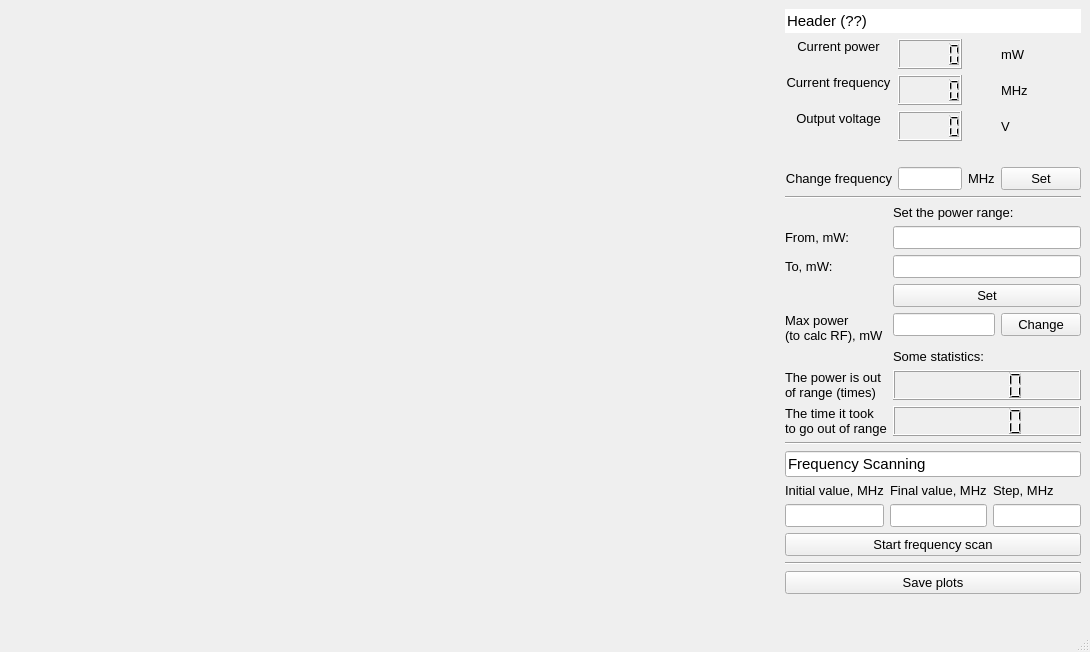
<?xml version="1.0" encoding="UTF-8"?>
<ui version="4.0">
 <class>MainWindow</class>
 <widget class="QMainWindow" name="MainWindow">
  <property name="geometry">
   <rect>
    <x>0</x>
    <y>0</y>
    <width>1019</width>
    <height>652</height>
   </rect>
  </property>
  <property name="font">
   <font>
    <pointsize>10</pointsize>
   </font>
  </property>
  <property name="windowTitle">
   <string>MainWindow</string>
  </property>
  <widget class="QWidget" name="central_widget">
   <layout class="QGridLayout" name="central_grid_layout" columnstretch="2,0">
    <item row="0" column="1" rowspan="2">
     <widget class="QFrame" name="frame">
      <layout class="QVBoxLayout" name="p_vertical_layout">
       <property name="leftMargin">
        <number>0</number>
       </property>
       <property name="topMargin">
        <number>0</number>
       </property>
       <property name="rightMargin">
        <number>0</number>
       </property>
       <property name="bottomMargin">
        <number>0</number>
       </property>
       <item>
        <widget class="QLineEdit" name="title">
         <property name="palette">
          <palette>
           <active>
            <colorrole role="WindowText">
             <brush brushstyle="SolidPattern">
              <color alpha="255">
               <red>0</red>
               <green>0</green>
               <blue>0</blue>
              </color>
             </brush>
            </colorrole>
            <colorrole role="Button">
             <brush brushstyle="SolidPattern">
              <color alpha="255">
               <red>212</red>
               <green>212</green>
               <blue>212</blue>
              </color>
             </brush>
            </colorrole>
            <colorrole role="Light">
             <brush brushstyle="SolidPattern">
              <color alpha="255">
               <red>255</red>
               <green>255</green>
               <blue>255</blue>
              </color>
             </brush>
            </colorrole>
            <colorrole role="Midlight">
             <brush brushstyle="SolidPattern">
              <color alpha="255">
               <red>233</red>
               <green>233</green>
               <blue>233</blue>
              </color>
             </brush>
            </colorrole>
            <colorrole role="Dark">
             <brush brushstyle="SolidPattern">
              <color alpha="255">
               <red>106</red>
               <green>106</green>
               <blue>106</blue>
              </color>
             </brush>
            </colorrole>
            <colorrole role="Mid">
             <brush brushstyle="SolidPattern">
              <color alpha="255">
               <red>141</red>
               <green>141</green>
               <blue>141</blue>
              </color>
             </brush>
            </colorrole>
            <colorrole role="Text">
             <brush brushstyle="SolidPattern">
              <color alpha="255">
               <red>0</red>
               <green>0</green>
               <blue>0</blue>
              </color>
             </brush>
            </colorrole>
            <colorrole role="BrightText">
             <brush brushstyle="SolidPattern">
              <color alpha="255">
               <red>255</red>
               <green>255</green>
               <blue>255</blue>
              </color>
             </brush>
            </colorrole>
            <colorrole role="ButtonText">
             <brush brushstyle="SolidPattern">
              <color alpha="255">
               <red>0</red>
               <green>0</green>
               <blue>0</blue>
              </color>
             </brush>
            </colorrole>
            <colorrole role="Base">
             <brush brushstyle="SolidPattern">
              <color alpha="255">
               <red>255</red>
               <green>255</green>
               <blue>255</blue>
              </color>
             </brush>
            </colorrole>
            <colorrole role="Window">
             <brush brushstyle="SolidPattern">
              <color alpha="255">
               <red>212</red>
               <green>212</green>
               <blue>212</blue>
              </color>
             </brush>
            </colorrole>
            <colorrole role="Shadow">
             <brush brushstyle="SolidPattern">
              <color alpha="255">
               <red>0</red>
               <green>0</green>
               <blue>0</blue>
              </color>
             </brush>
            </colorrole>
            <colorrole role="AlternateBase">
             <brush brushstyle="SolidPattern">
              <color alpha="255">
               <red>233</red>
               <green>233</green>
               <blue>233</blue>
              </color>
             </brush>
            </colorrole>
            <colorrole role="ToolTipBase">
             <brush brushstyle="SolidPattern">
              <color alpha="255">
               <red>255</red>
               <green>255</green>
               <blue>220</blue>
              </color>
             </brush>
            </colorrole>
            <colorrole role="ToolTipText">
             <brush brushstyle="SolidPattern">
              <color alpha="255">
               <red>0</red>
               <green>0</green>
               <blue>0</blue>
              </color>
             </brush>
            </colorrole>
           </active>
           <inactive>
            <colorrole role="WindowText">
             <brush brushstyle="SolidPattern">
              <color alpha="255">
               <red>0</red>
               <green>0</green>
               <blue>0</blue>
              </color>
             </brush>
            </colorrole>
            <colorrole role="Button">
             <brush brushstyle="SolidPattern">
              <color alpha="255">
               <red>212</red>
               <green>212</green>
               <blue>212</blue>
              </color>
             </brush>
            </colorrole>
            <colorrole role="Light">
             <brush brushstyle="SolidPattern">
              <color alpha="255">
               <red>255</red>
               <green>255</green>
               <blue>255</blue>
              </color>
             </brush>
            </colorrole>
            <colorrole role="Midlight">
             <brush brushstyle="SolidPattern">
              <color alpha="255">
               <red>233</red>
               <green>233</green>
               <blue>233</blue>
              </color>
             </brush>
            </colorrole>
            <colorrole role="Dark">
             <brush brushstyle="SolidPattern">
              <color alpha="255">
               <red>106</red>
               <green>106</green>
               <blue>106</blue>
              </color>
             </brush>
            </colorrole>
            <colorrole role="Mid">
             <brush brushstyle="SolidPattern">
              <color alpha="255">
               <red>141</red>
               <green>141</green>
               <blue>141</blue>
              </color>
             </brush>
            </colorrole>
            <colorrole role="Text">
             <brush brushstyle="SolidPattern">
              <color alpha="255">
               <red>0</red>
               <green>0</green>
               <blue>0</blue>
              </color>
             </brush>
            </colorrole>
            <colorrole role="BrightText">
             <brush brushstyle="SolidPattern">
              <color alpha="255">
               <red>255</red>
               <green>255</green>
               <blue>255</blue>
              </color>
             </brush>
            </colorrole>
            <colorrole role="ButtonText">
             <brush brushstyle="SolidPattern">
              <color alpha="255">
               <red>0</red>
               <green>0</green>
               <blue>0</blue>
              </color>
             </brush>
            </colorrole>
            <colorrole role="Base">
             <brush brushstyle="SolidPattern">
              <color alpha="255">
               <red>255</red>
               <green>255</green>
               <blue>255</blue>
              </color>
             </brush>
            </colorrole>
            <colorrole role="Window">
             <brush brushstyle="SolidPattern">
              <color alpha="255">
               <red>212</red>
               <green>212</green>
               <blue>212</blue>
              </color>
             </brush>
            </colorrole>
            <colorrole role="Shadow">
             <brush brushstyle="SolidPattern">
              <color alpha="255">
               <red>0</red>
               <green>0</green>
               <blue>0</blue>
              </color>
             </brush>
            </colorrole>
            <colorrole role="AlternateBase">
             <brush brushstyle="SolidPattern">
              <color alpha="255">
               <red>233</red>
               <green>233</green>
               <blue>233</blue>
              </color>
             </brush>
            </colorrole>
            <colorrole role="ToolTipBase">
             <brush brushstyle="SolidPattern">
              <color alpha="255">
               <red>255</red>
               <green>255</green>
               <blue>220</blue>
              </color>
             </brush>
            </colorrole>
            <colorrole role="ToolTipText">
             <brush brushstyle="SolidPattern">
              <color alpha="255">
               <red>0</red>
               <green>0</green>
               <blue>0</blue>
              </color>
             </brush>
            </colorrole>
           </inactive>
           <disabled>
            <colorrole role="WindowText">
             <brush brushstyle="SolidPattern">
              <color alpha="255">
               <red>106</red>
               <green>106</green>
               <blue>106</blue>
              </color>
             </brush>
            </colorrole>
            <colorrole role="Button">
             <brush brushstyle="SolidPattern">
              <color alpha="255">
               <red>212</red>
               <green>212</green>
               <blue>212</blue>
              </color>
             </brush>
            </colorrole>
            <colorrole role="Light">
             <brush brushstyle="SolidPattern">
              <color alpha="255">
               <red>255</red>
               <green>255</green>
               <blue>255</blue>
              </color>
             </brush>
            </colorrole>
            <colorrole role="Midlight">
             <brush brushstyle="SolidPattern">
              <color alpha="255">
               <red>233</red>
               <green>233</green>
               <blue>233</blue>
              </color>
             </brush>
            </colorrole>
            <colorrole role="Dark">
             <brush brushstyle="SolidPattern">
              <color alpha="255">
               <red>106</red>
               <green>106</green>
               <blue>106</blue>
              </color>
             </brush>
            </colorrole>
            <colorrole role="Mid">
             <brush brushstyle="SolidPattern">
              <color alpha="255">
               <red>141</red>
               <green>141</green>
               <blue>141</blue>
              </color>
             </brush>
            </colorrole>
            <colorrole role="Text">
             <brush brushstyle="SolidPattern">
              <color alpha="255">
               <red>106</red>
               <green>106</green>
               <blue>106</blue>
              </color>
             </brush>
            </colorrole>
            <colorrole role="BrightText">
             <brush brushstyle="SolidPattern">
              <color alpha="255">
               <red>255</red>
               <green>255</green>
               <blue>255</blue>
              </color>
             </brush>
            </colorrole>
            <colorrole role="ButtonText">
             <brush brushstyle="SolidPattern">
              <color alpha="255">
               <red>106</red>
               <green>106</green>
               <blue>106</blue>
              </color>
             </brush>
            </colorrole>
            <colorrole role="Base">
             <brush brushstyle="SolidPattern">
              <color alpha="255">
               <red>212</red>
               <green>212</green>
               <blue>212</blue>
              </color>
             </brush>
            </colorrole>
            <colorrole role="Window">
             <brush brushstyle="SolidPattern">
              <color alpha="255">
               <red>212</red>
               <green>212</green>
               <blue>212</blue>
              </color>
             </brush>
            </colorrole>
            <colorrole role="Shadow">
             <brush brushstyle="SolidPattern">
              <color alpha="255">
               <red>0</red>
               <green>0</green>
               <blue>0</blue>
              </color>
             </brush>
            </colorrole>
            <colorrole role="AlternateBase">
             <brush brushstyle="SolidPattern">
              <color alpha="255">
               <red>212</red>
               <green>212</green>
               <blue>212</blue>
              </color>
             </brush>
            </colorrole>
            <colorrole role="ToolTipBase">
             <brush brushstyle="SolidPattern">
              <color alpha="255">
               <red>255</red>
               <green>255</green>
               <blue>220</blue>
              </color>
             </brush>
            </colorrole>
            <colorrole role="ToolTipText">
             <brush brushstyle="SolidPattern">
              <color alpha="255">
               <red>0</red>
               <green>0</green>
               <blue>0</blue>
              </color>
             </brush>
            </colorrole>
           </disabled>
          </palette>
         </property>
         <property name="font">
          <font>
           <pointsize>11</pointsize>
           <weight>50</weight>
           <bold>false</bold>
           <underline>false</underline>
          </font>
         </property>
         <property name="text">
          <string>Header (??)</string>
         </property>
         <property name="frame">
          <bool>false</bool>
         </property>
         <property name="readOnly">
          <bool>true</bool>
         </property>
        </widget>
       </item>
       <item>
        <layout class="QGridLayout" name="ngrid_layout" columnstretch="0,0,0,0">
         <item row="1" column="3">
          <widget class="QLabel" name="mhz_label">
           <property name="font">
            <font>
             <pointsize>10</pointsize>
            </font>
           </property>
           <property name="text">
            <string>MHz</string>
           </property>
          </widget>
         </item>
         <item row="4" column="1">
          <widget class="QLineEdit" name="freq_change_line_edit">
           <property name="font">
            <font>
             <pointsize>10</pointsize>
            </font>
           </property>
          </widget>
         </item>
         <item row="1" column="0">
          <widget class="QLabel" name="curr_freq_label">
           <property name="font">
            <font>
             <pointsize>10</pointsize>
            </font>
           </property>
           <property name="text">
            <string>Current frequency
</string>
           </property>
           <property name="alignment">
            <set>Qt::AlignBottom|Qt::AlignHCenter</set>
           </property>
          </widget>
         </item>
         <item row="0" column="0">
          <widget class="QLabel" name="curr_voltage_label">
           <property name="font">
            <font>
             <pointsize>10</pointsize>
            </font>
           </property>
           <property name="text">
            <string>Current power
</string>
           </property>
           <property name="alignment">
            <set>Qt::AlignBottom|Qt::AlignHCenter</set>
           </property>
          </widget>
         </item>
         <item row="1" column="1">
          <widget class="QLCDNumber" name="freq_lcd">
           <property name="font">
            <font>
             <pointsize>12</pointsize>
            </font>
           </property>
          </widget>
         </item>
         <item row="4" column="2">
          <widget class="QLabel" name="change_mhz_label">
           <property name="font">
            <font>
             <pointsize>10</pointsize>
            </font>
           </property>
           <property name="text">
            <string>MHz</string>
           </property>
          </widget>
         </item>
         <item row="3" column="1">
          <spacer name="horizontalSpacer">
           <property name="orientation">
            <enum>Qt::Horizontal</enum>
           </property>
           <property name="sizeHint" stdset="0">
            <size>
             <width>40</width>
             <height>20</height>
            </size>
           </property>
          </spacer>
         </item>
         <item row="0" column="1">
          <widget class="QLCDNumber" name="volt_lcd">
           <property name="font">
            <font>
             <pointsize>12</pointsize>
            </font>
           </property>
          </widget>
         </item>
         <item row="4" column="3">
          <widget class="QPushButton" name="set_freq_btn">
           <property name="font">
            <font>
             <pointsize>10</pointsize>
            </font>
           </property>
           <property name="text">
            <string>Set</string>
           </property>
          </widget>
         </item>
         <item row="0" column="3">
          <widget class="QLabel" name="label_7">
           <property name="font">
            <font>
             <pointsize>10</pointsize>
            </font>
           </property>
           <property name="text">
            <string>mW</string>
           </property>
          </widget>
         </item>
         <item row="4" column="0">
          <widget class="QLabel" name="change_frequ_lable">
           <property name="font">
            <font>
             <pointsize>10</pointsize>
            </font>
           </property>
           <property name="text">
            <string>Change frequency</string>
           </property>
           <property name="alignment">
            <set>Qt::AlignRight|Qt::AlignTrailing|Qt::AlignVCenter</set>
           </property>
          </widget>
         </item>
         <item row="2" column="0">
          <widget class="QLabel" name="label_11">
           <property name="text">
            <string>Output voltage
</string>
           </property>
           <property name="alignment">
            <set>Qt::AlignBottom|Qt::AlignHCenter</set>
           </property>
          </widget>
         </item>
         <item row="2" column="1">
          <widget class="QLCDNumber" name="output_volt_lcdNumber">
           <property name="font">
            <font>
             <pointsize>12</pointsize>
            </font>
           </property>
          </widget>
         </item>
         <item row="2" column="3">
          <widget class="QLabel" name="label_13">
           <property name="text">
            <string>V</string>
           </property>
          </widget>
         </item>
        </layout>
       </item>
       <item>
        <widget class="Line" name="line">
         <property name="orientation">
          <enum>Qt::Horizontal</enum>
         </property>
        </widget>
       </item>
       <item>
        <layout class="QFormLayout" name="formLayout">
         <item row="0" column="1">
          <widget class="QLabel" name="label_4">
           <property name="font">
            <font>
             <pointsize>10</pointsize>
            </font>
           </property>
           <property name="text">
            <string>Set the power range:</string>
           </property>
           <property name="alignment">
            <set>Qt::AlignLeading|Qt::AlignLeft|Qt::AlignVCenter</set>
           </property>
          </widget>
         </item>
         <item row="1" column="0">
          <widget class="QLabel" name="label_5">
           <property name="font">
            <font>
             <pointsize>10</pointsize>
            </font>
           </property>
           <property name="text">
            <string>From, mW: </string>
           </property>
          </widget>
         </item>
         <item row="1" column="1">
          <widget class="QLineEdit" name="from_pwr_lineEdit">
           <property name="font">
            <font>
             <pointsize>10</pointsize>
            </font>
           </property>
          </widget>
         </item>
         <item row="2" column="0">
          <widget class="QLabel" name="label_6">
           <property name="font">
            <font>
             <pointsize>10</pointsize>
            </font>
           </property>
           <property name="text">
            <string>To, mW: </string>
           </property>
          </widget>
         </item>
         <item row="2" column="1">
          <widget class="QLineEdit" name="to_pwr_lineEdit">
           <property name="font">
            <font>
             <pointsize>10</pointsize>
            </font>
           </property>
          </widget>
         </item>
         <item row="3" column="1">
          <widget class="QPushButton" name="set_pwr_range_btn">
           <property name="font">
            <font>
             <pointsize>10</pointsize>
            </font>
           </property>
           <property name="text">
            <string>Set</string>
           </property>
          </widget>
         </item>
         <item row="5" column="1">
          <widget class="QLabel" name="label_8">
           <property name="font">
            <font>
             <pointsize>10</pointsize>
            </font>
           </property>
           <property name="text">
            <string>Some statistics:</string>
           </property>
          </widget>
         </item>
         <item row="6" column="0">
          <widget class="QLabel" name="label_9">
           <property name="font">
            <font>
             <pointsize>10</pointsize>
            </font>
           </property>
           <property name="text">
            <string>The power is out
of range (times)</string>
           </property>
           <property name="alignment">
            <set>Qt::AlignJustify|Qt::AlignVCenter</set>
           </property>
          </widget>
         </item>
         <item row="6" column="1">
          <widget class="QLCDNumber" name="times_lcdNumber">
           <property name="font">
            <font>
             <pointsize>10</pointsize>
            </font>
           </property>
          </widget>
         </item>
         <item row="7" column="0">
          <widget class="QLabel" name="label_10">
           <property name="font">
            <font>
             <pointsize>10</pointsize>
            </font>
           </property>
           <property name="text">
            <string>The time it took
to go out of range</string>
           </property>
          </widget>
         </item>
         <item row="7" column="1">
          <widget class="QLCDNumber" name="time_lcdNumber">
           <property name="font">
            <font>
             <pointsize>10</pointsize>
            </font>
           </property>
          </widget>
         </item>
         <item row="4" column="0">
          <widget class="QLabel" name="label_12">
           <property name="text">
            <string>Max power
(to calc RF), mW</string>
           </property>
          </widget>
         </item>
         <item row="4" column="1">
          <layout class="QHBoxLayout" name="horizontalLayout">
           <item>
            <widget class="QLineEdit" name="max_power_lineEdit"/>
           </item>
           <item>
            <widget class="QPushButton" name="change_max_power_btn">
             <property name="text">
              <string>Change</string>
             </property>
            </widget>
           </item>
          </layout>
         </item>
        </layout>
       </item>
       <item>
        <widget class="Line" name="line_3">
         <property name="orientation">
          <enum>Qt::Horizontal</enum>
         </property>
        </widget>
       </item>
       <item>
        <widget class="QLineEdit" name="lineEdit_5">
         <property name="font">
          <font>
           <pointsize>11</pointsize>
          </font>
         </property>
         <property name="text">
          <string>Frequency Scanning</string>
         </property>
         <property name="readOnly">
          <bool>true</bool>
         </property>
        </widget>
       </item>
       <item>
        <layout class="QVBoxLayout" name="verticalLayout_4">
         <item>
          <layout class="QGridLayout" name="gridLayout">
           <item row="1" column="0">
            <widget class="QLineEdit" name="start_freq_lineEdit">
             <property name="font">
              <font>
               <pointsize>10</pointsize>
              </font>
             </property>
            </widget>
           </item>
           <item row="1" column="1">
            <widget class="QLineEdit" name="final_freq_lineEdit">
             <property name="font">
              <font>
               <pointsize>10</pointsize>
              </font>
             </property>
            </widget>
           </item>
           <item row="1" column="2">
            <widget class="QLineEdit" name="step_freq_lineEdit">
             <property name="font">
              <font>
               <pointsize>10</pointsize>
              </font>
             </property>
            </widget>
           </item>
           <item row="0" column="0">
            <widget class="QLabel" name="label">
             <property name="font">
              <font>
               <pointsize>10</pointsize>
              </font>
             </property>
             <property name="text">
              <string>Initial value, MHz</string>
             </property>
            </widget>
           </item>
           <item row="0" column="1">
            <widget class="QLabel" name="label_2">
             <property name="font">
              <font>
               <pointsize>10</pointsize>
              </font>
             </property>
             <property name="text">
              <string>Final value, MHz</string>
             </property>
            </widget>
           </item>
           <item row="0" column="2">
            <widget class="QLabel" name="label_3">
             <property name="font">
              <font>
               <pointsize>10</pointsize>
              </font>
             </property>
             <property name="text">
              <string>Step, MHz</string>
             </property>
            </widget>
           </item>
          </layout>
         </item>
         <item>
          <widget class="QPushButton" name="scan_btn">
           <property name="font">
            <font>
             <pointsize>10</pointsize>
            </font>
           </property>
           <property name="text">
            <string>Start frequency scan</string>
           </property>
          </widget>
         </item>
        </layout>
       </item>
       <item>
        <widget class="Line" name="line_2">
         <property name="orientation">
          <enum>Qt::Horizontal</enum>
         </property>
        </widget>
       </item>
       <item>
        <widget class="QPushButton" name="save_button">
         <property name="font">
          <font>
           <pointsize>10</pointsize>
          </font>
         </property>
         <property name="text">
          <string>Save plots</string>
         </property>
        </widget>
       </item>
       <item>
        <spacer name="verticalSpacer">
         <property name="orientation">
          <enum>Qt::Vertical</enum>
         </property>
         <property name="sizeHint" stdset="0">
          <size>
           <width>20</width>
           <height>40</height>
          </size>
         </property>
        </spacer>
       </item>
      </layout>
     </widget>
    </item>
    <item row="0" column="0">
     <widget class="ShortPlot" name="short_plot" native="true">
      <property name="minimumSize">
       <size>
        <width>400</width>
        <height>300</height>
       </size>
      </property>
     </widget>
    </item>
    <item row="1" column="0">
     <widget class="LongPlot" name="long_plot" native="true">
      <property name="minimumSize">
       <size>
        <width>770</width>
        <height>300</height>
       </size>
      </property>
     </widget>
    </item>
   </layout>
  </widget>
  <widget class="QMenuBar" name="menubar">
   <property name="geometry">
    <rect>
     <x>0</x>
     <y>0</y>
     <width>1019</width>
     <height>18</height>
    </rect>
   </property>
  </widget>
  <widget class="QStatusBar" name="statusbar"/>
 </widget>
 <customwidgets>
  <customwidget>
   <class>ShortPlot</class>
   <extends>QWidget</extends>
   <header>ShortPlot</header>
   <container>1</container>
  </customwidget>
  <customwidget>
   <class>LongPlot</class>
   <extends>QWidget</extends>
   <header>LongPlot</header>
   <container>1</container>
  </customwidget>
 </customwidgets>
 <resources/>
 <connections/>
</ui>
